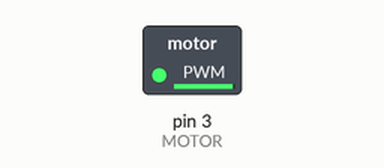
Bench run of a sketch on a simulated Arduino Uno, built with avr-gcc and run on an emulated ATmega328P. Parts: switched loads named in the sketch (green lamp = pin HIGH).

Above: at 0.1 s.
Timing chart, 0 to 1.6 s (numbered marks = the images above):
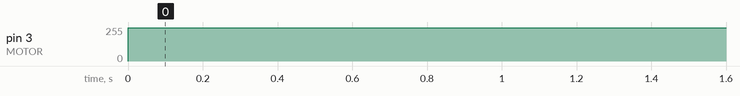

Measured:
- by itself, pin 3 (MOTOR): 0/255 → 250/255 at 0.00 s

The sketch:

Motor_6a1.ino
```cpp
/*
 * Motor_6a1 - Simplr motor control
 * June 6, 2026
 * D5 - PWM output
 *
 * Single NPN transistor: Should be rated at twice the maximum current draw of the motor.
 *                        This is typically the 'stall' current rating of the motor.
 * A TO-220 package is a good choice. A TO-92 package may not be able to dissapate enough heat.
 * An NPN Darlington pair is also a good choice.
 */

#define MOTOR 3

bool oneTime;

void setup() {
  // put your setup code here, to run once:
//  Serial.begin(9600);
  pinMode(MOTOR, OUTPUT);

  oneTime = true;
}

void loop() {
  if(oneTime) {
    oneTime = false;          // speed only has to set once.
    // The analogWrite() will generate a PWM signal propotional to the value.
    analogWrite(MOTOR, 250);
  }
}
```
